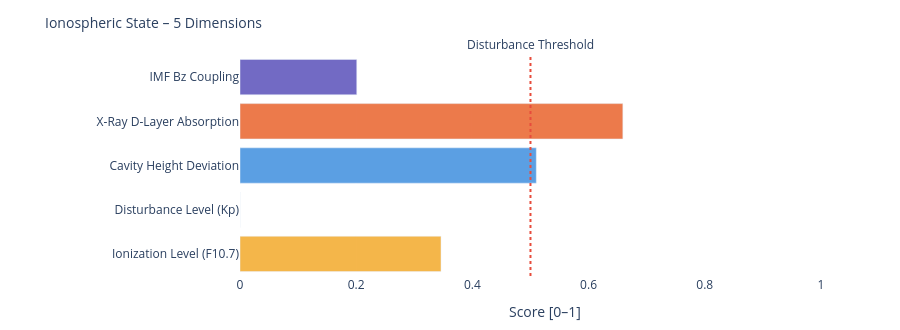

Notebook code for this chart:
### Markdown cell above
---
### 📐 Systemic Insight: Geometric Cavity vs. Real Schumann Resonance

**Relevant for:** Layer 6 = delta analysis &nbsp;|&nbsp; Layer 7 = feature vector / system interpretation

A cavity height change from 80 km to 70 km shifts the **idealized geometric frequencies** only minimally:

| Modus | Aktuell | Referenz | Δ |
|-------|---------|----------|---|
| SR-1 | 10.4762 Hz | 10.4599 Hz | +16 mHz |
| SR-2 | 18.1452 Hz | 18.1171 Hz | +28 mHz |
| SR-3 | 25.6612 Hz | 25.6215 Hz | +40 mHz |
| SR-4 | 33.1285 Hz | 33.0772 Hz | +51 mHz |

The geometric effect is limited because 10 km is very small compared to Earth's radius (~6371 km).

**Consequence:** Real Schumann deviations are likely driven more strongly by **conductivity, damping, day/night structure, lightning distribution and source geometry** than by pure cavity height.

---

**Layer 6 compares:**
```
geometric Δ from Layer 4  vs.  observed Δ from real Schumann measurement data
```

**Layer 7 Feature:**
```
If real Δ >> geometric Δ  →  non-geometric factors dominant
```

### Code cell
# ============================================================
# IONOSPHERIC STATE – Summary gauge
# Five dimensions: ionization, disturbance, cavity height, X-Ray, Bz coupling
# ============================================================

def norm(v, lo, hi):
    if v is None: return None
    return round(max(0.0, min(1.0, (v - lo) / (hi - lo))), 3)

# Ionization level (F10.7 → F2-Layer)
ioniz = norm(f107_val, 60, 250)

# Disturbance level (Kp → E/F-Layer irregularities)
disturb = norm(kp_val, 0, 9)

# Cavity height deviation from reference (80 km)
h_dev = norm(abs(h_eff - 80), 0, 20)

# X-Ray ionization (D-Layer absorption)
xray_ioniz = None
if xray_now is not None:
    xray_ioniz = norm(math.log10(max(xray_now, 1e-9)) + 9, 0, 5)

# Bz coupling (southward Bz → stronger magnetosphere-ionosphere coupling)
bz_coupling = norm(-(bz_now or 0), -5, 30) if bz_now is not None else None

dims = [
    ('Ionization Level (F10.7)',    ioniz,      '#F2A623'),
    ('Disturbance Level (Kp)',      disturb,    '#7F77DD'),
    ('Cavity Height Deviation',     h_dev,      '#378ADD'),
    ('X-Ray D-Layer Absorption',    xray_ioniz, '#E85D24'),
    ('IMF Bz Coupling',             bz_coupling,'#534AB7'),
]

fig = go.Figure()
for name, val, col in dims:
    if val is not None:
        h = int(val * 20)
        bar = '█' * h + '░' * (20 - h)
        label = f'{name}:  {bar}  {val:.3f}'
    else:
        label = f'{name}:  {"─" * 20}  n/a'
    fig.add_trace(go.Bar(
        x=[val if val is not None else 0],
        y=[name],
        orientation='h',
        marker_color=col, opacity=0.82,
        showlegend=False
    ))

fig.add_vline(x=0.5, line_dash='dot', line_color='#e74c3c',
              annotation_text='Disturbance Threshold', annotation_position='top')
fig.update_layout(
    title=dict(text='Ionospheric State – 5 Dimensions', font=dict(size=14)),
    xaxis=dict(title='Score [0–1]', range=[0, 1.05]),
    height=330, plot_bgcolor='rgba(0,0,0,0)', paper_bgcolor='rgba(0,0,0,0)',
    margin=dict(l=240, r=50, t=55, b=40)
)
fig.show()

print(f'\nIonospheric state:')
for name, val, _ in dims:
    print(f'  {name:<35} {val:.3f}' if val is not None else f'  {name:<35} n/a')

### Figure 1 — Plotly figure (JSON) as saved in the notebook; plotly's stock layout.template omitted (floating-point values rounded to 4 significant figures)
{"data": [{"marker": {"color": "#F2A623"}, "opacity": 0.82, "orientation": "h", "showlegend": false, "type": "bar", "x": [0.346], "y": ["Ionization Level (F10.7)"]}, {"marker": {"color": "#7F77DD"}, "opacity": 0.82, "orientation": "h", "showlegend": false, "type": "bar", "x": [0.0], "y": ["Disturbance Level (Kp)"]}, {"marker": {"color": "#378ADD"}, "opacity": 0.82, "orientation": "h", "showlegend": false, "type": "bar", "x": [0.51], "y": ["Cavity Height Deviation"]}, {"marker": {"color": "#E85D24"}, "opacity": 0.82, "orientation": "h", "showlegend": false, "type": "bar", "x": [0.659], "y": ["X-Ray D-Layer Absorption"]}, {"marker": {"color": "#534AB7"}, "opacity": 0.82, "orientation": "h", "showlegend": false, "type": "bar", "x": [0.201], "y": ["IMF Bz Coupling"]}], "layout": {"annotations": [{"showarrow": false, "text": "Disturbance Threshold", "x": 0.5, "xanchor": "center", "xref": "x", "y": 1, "yanchor": "bottom", "yref": "y domain"}], "height": 330, "margin": {"b": 40, "l": 240, "r": 50, "t": 55}, "paper_bgcolor": "rgba(0,0,0,0)", "plot_bgcolor": "rgba(0,0,0,0)", "shapes": [{"line": {"color": "#e74c3c", "dash": "dot"}, "type": "line", "x0": 0.5, "x1": 0.5, "xref": "x", "y0": 0, "y1": 1, "yref": "y domain"}], "title": {"font": {"size": 14}, "text": "Ionospheric State – 5 Dimensions"}, "xaxis": {"range": [0, 1.05], "title": {"text": "Score [0–1]"}}}}
